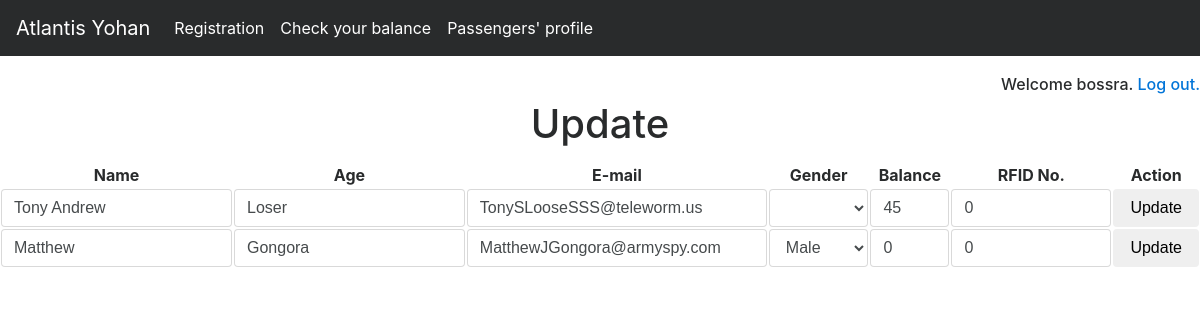
Page /passengersProfileUpdate.php (signed in) on the committed database.
### tables this page shows
CREATE TABLE `registration` (
  `id` int(255) NOT NULL,
  `userName` varchar(25) NOT NULL,
  `firstName` varchar(60) NOT NULL,
  `lastName` varchar(45) NOT NULL,
  `password` varchar(16) NOT NULL,
  `email` varchar(90) NOT NULL,
  `street` varchar(100) NOT NULL,
  `municipality` varchar(50) NOT NULL,
  `province` varchar(45) NOT NULL,
  `gender` varchar(12) NOT NULL,
  `birthDate` date NOT NULL,
  `balance` int(9) NOT NULL,
  `rfidno` int(101) NOT NULL
);

### passengersProfileUpdate.php (the view, shortened to what this page needs)
<!DOCTYPE html>
<html lang="en">
<head>
    <link href="./Navbar Template for Bootstrap_files/bootstrap.min.css" rel="stylesheet">
    <link href="./Navbar Template for Bootstrap_files/navbar.css" rel="stylesheet">
    <link rel="stylesheet" type="text/css" href="mycustomstyle.css">
  </head>
  <body>
<?php include 'nav2.php'; ?>
  <?php
if($_SESSION["adminUserName"]) {
?>
    <h6 style="text-align: right;">Welcome <?php echo $_SESSION["adminUserName"];?>. <a href="logout.php" tite="Logout">Log out.</a></h6>
      <div>
        <div>
          <h1><center>Update</center></h1>
          <p>
      <?php
      $con = mysqli_connect('127.0.0.1', 'root', '');
      mysqli_select_db($con,'test');
      $sql = "SELECT * FROM registration";
      $records = mysqli_query($con, $sql);
  ?>
  <table>
    <tr>
      <th><center>Name</center></th>
      <th><center>Age</center></th>
      <th><center>E-mail</center></th>
      <th><center>Gender</center></th>
      <th><center>Balance</center></th>
      <th><center>RFID No.</center></th>
      <th><center>Action</center></th>
    </tr>
    <?php
      while($row = mysqli_fetch_array($records))
      {
        echo "<tr><form action=passengersProfileUpdateCode.php method=post>";
        echo "<td><input class=form-control type=text name=firstName value='".$row['firstName']."'></td>";
        echo "<td><input class=form-control type=text name=lastName value='".$row['lastName']."'></td>";
        echo "<td><input class=form-control type=text name=email style='width:300px' value='".$row['email']."'></td>";
        echo "<td><select id=gender name=gender class=form-control>
                      <option value= >".$row['gender']."</option>
                      <option value=Male>Male</option>
                      <option value=Female>Female</option>
                    </select></td>";
        echo "<td><input class=form-control type=number style='width:79px' name=balance value='".$row['balance']."'></td>";
        echo "<td><input class=form-control type=number style='width:160px' name=rfidno value='".$row['rfidno']."'></td>";
        echo "<td><input class=btn btn-primary type=submit value=Update>";
        echo "</form></tr>";
      }
    ?>
  </table>
          </p>
        </div>
      </div>
<?php
}
else echo "<h4>Please <a href='passengersProfilelogin.php'>login first</a> before viewing the passengers' record.</h4>";
?>
</body></html>

### rows in the picture
registration: firstName "Tony Andrew", lastName "Loser", email "TonySLooseSSS@teleworm.us", balance "45", rfidno "0"
registration: firstName "Matthew", lastName "Gongora", email "MatthewJGongora@armyspy.com", gender "Male", balance "0", rfidno "0"

### other values in the picture
$_SESSION["adminUserName"] "bossra"
